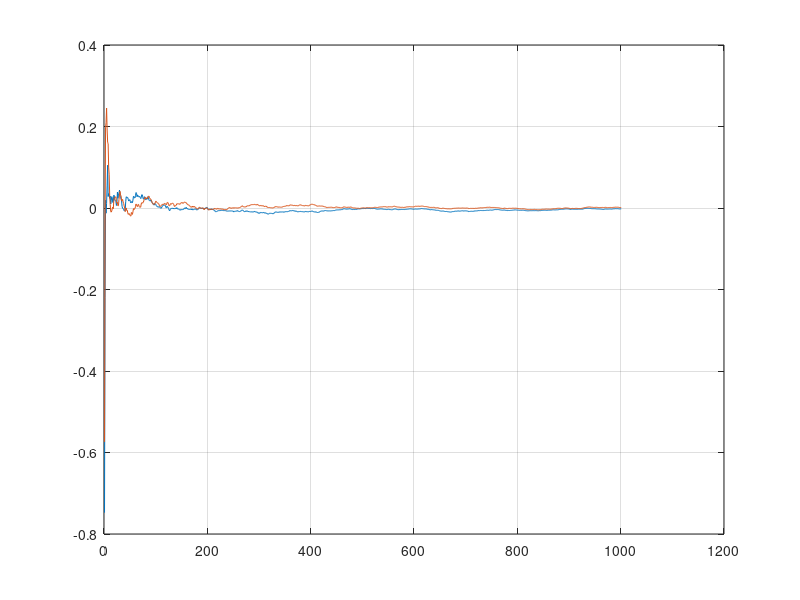
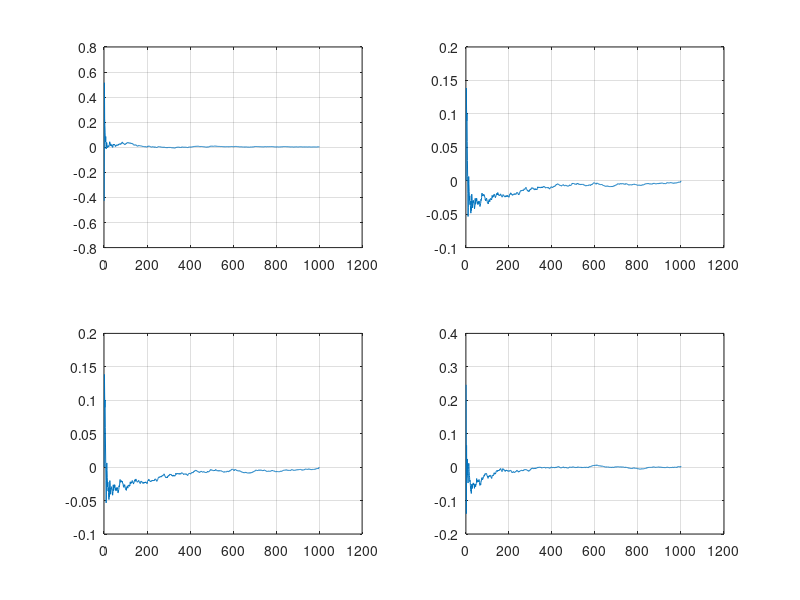

Recreate these plots in MATLAB, in order.
clear
close all
clc

%% Setup

%seed
rng(2)

n_draw = 10; %number of measurements with each cycle
N_cycle = 1000; %number of estimation cycles

%true distribution
p = 2;
mu_true = [3; 2];
Sig_true = .5*eye(p);
Sig_true(1,2) = .25;
Sig_true(2,1) = .25;

%measurement noise
R = .1*Sig_true;
% R = zeros(p);

%% Estimation

%draw some samples to get the initial estimate of the distribution
m0 = 3;
y = mvnrnd(mu_true, Sig_true + R, m0)';
mu_hat0 = mean(y,2);
Sig_hat0 = -1*R;
for ii = 1:m0
    Sig_hat0 = Sig_hat0 + (1/m0)*(y(:,ii) - mu_hat0)*(y(:,ii) - mu_hat0)';
end
n0 = 4;
Psi0 = (n0-p-1)*Sig_hat0;

%initialize storage
mu_hat = zeros(p,N_cycle + 1);
Sig_hat = zeros(p,p,N_cycle + 1);
m = zeros(1,N_cycle + 1);
Psi = zeros(p,p,N_cycle + 1);
n = zeros(1, N_cycle + 1);

mu_hat(:,1) = mu_hat0;
Sig_hat(:,:,1) = Sig_hat0;
m(1) = m0;
n(1) = n0;
Psi(:,:,1) = Psi0;

for ii = 1:N_cycle
    
    %grab samples of true distribution
    y = mvnrnd(mu_true, Sig_true + R, n_draw)';
    
    % Wikipedia Algorithm
    % (https://en.wikipedia.org/wiki/Multivariate_normal_distribution#Statistical_inference)
    
    %helpers
    xbar = mean(y,2);
    S = -R;
    for jj = 1:n_draw
        S = S + (1/n_draw)*(y(:,jj) - xbar)*(y(:,jj) - xbar)';
    end
    
    %update mean
    mu_hat(:,ii+1) = (1/(n_draw + m(ii)))*(n_draw*xbar + m(ii)*mu_hat(:,ii));
    m(ii+1) = n_draw + m(ii);
    
    %update covariance
    Psi(:,:,ii+1) = Psi(:,:,ii) + n_draw*S + (n_draw*m(ii)/(n_draw + m(ii)))*(xbar - mu_hat(:,ii))*(xbar - mu_hat(:,ii))';
    n(ii+1) = n(ii) + n_draw;
    
    %new estimate of covariance
    Sig_hat(:,:,ii+1) = (1/(n(ii+1) - p - 1))*Psi(:,:,ii+1);
    
end

%% Plotting

figure
plot(mu_hat(1,:) - mu_true(1))
hold on
plot(mu_hat(2,:) - mu_true(2))
grid on

figure
subplot(2,2,1)
plot(squeeze(Sig_hat(1,1,:) - Sig_true(1,1)))
grid on

subplot(2,2,2)
plot(squeeze(Sig_hat(1,2,:) - Sig_true(1,2)))
grid on

subplot(2,2,3)
plot(squeeze(Sig_hat(2,1,:) - Sig_true(2,1)))
grid on

subplot(2,2,4)
plot(squeeze(Sig_hat(2,2,:) - Sig_true(2,2)))
grid on


